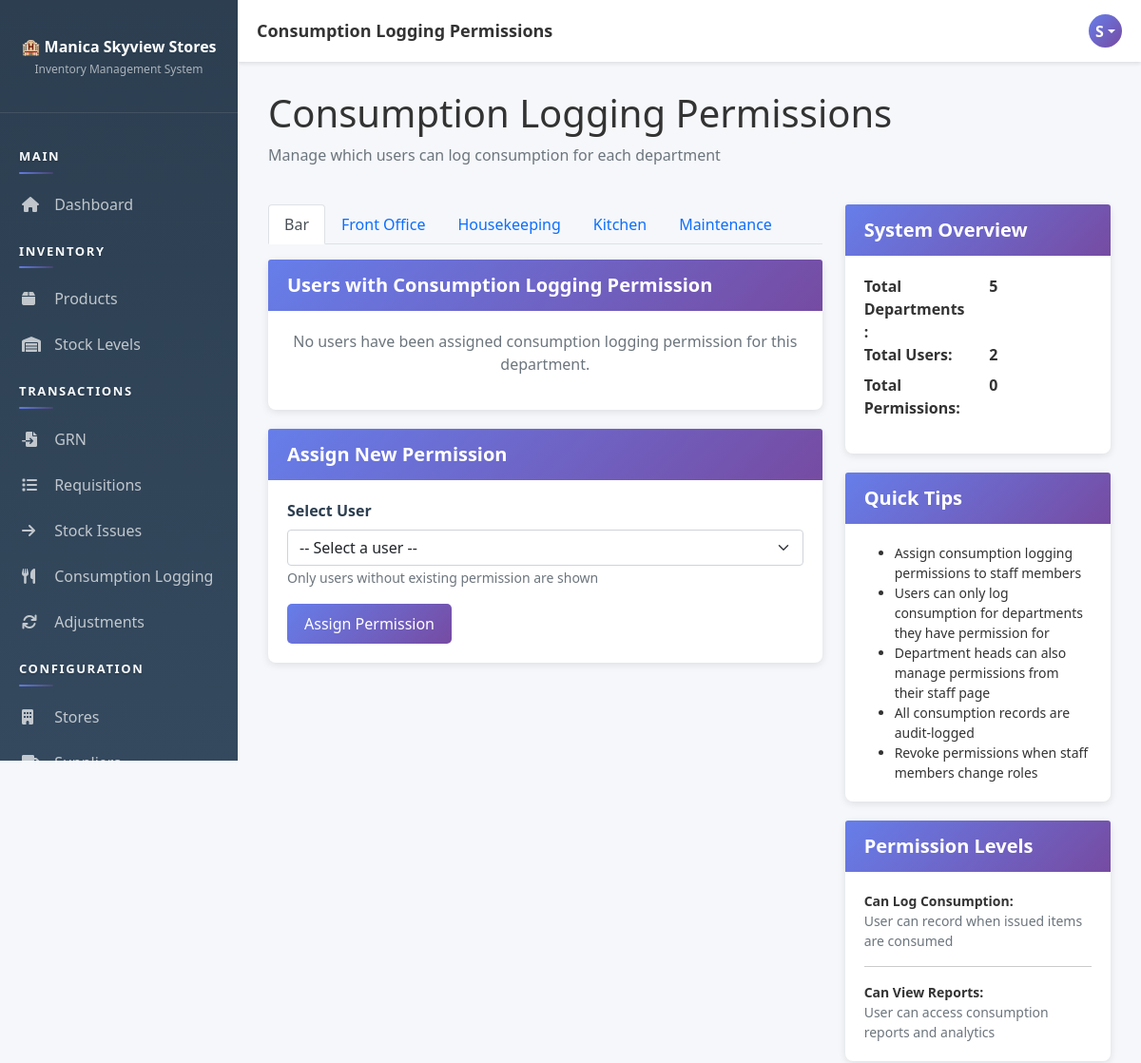
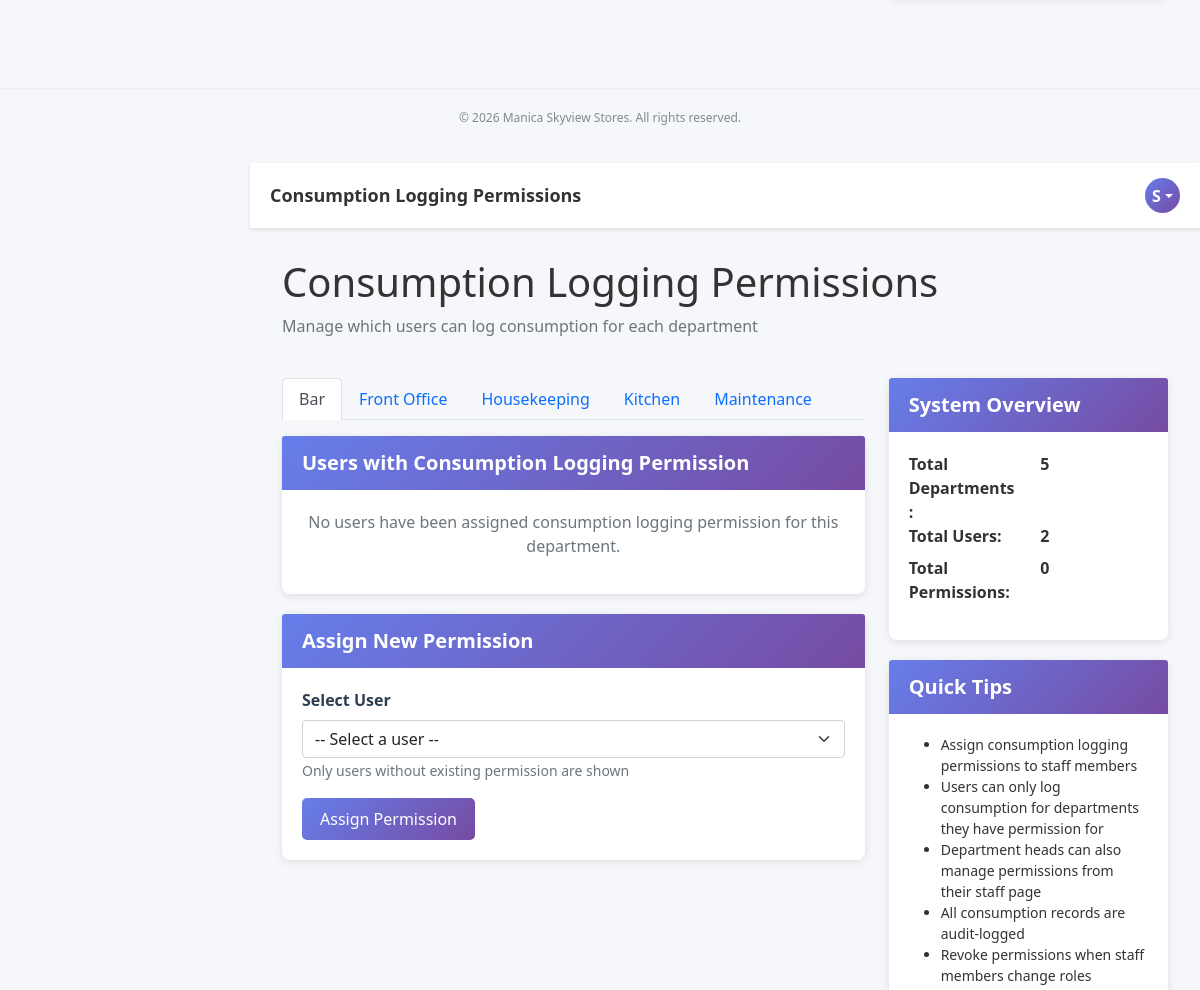
/pages/settings/consumption-permissions.php (signed in, upper part), run on an earlier commit of the app's database (2 pictures, top to bottom).
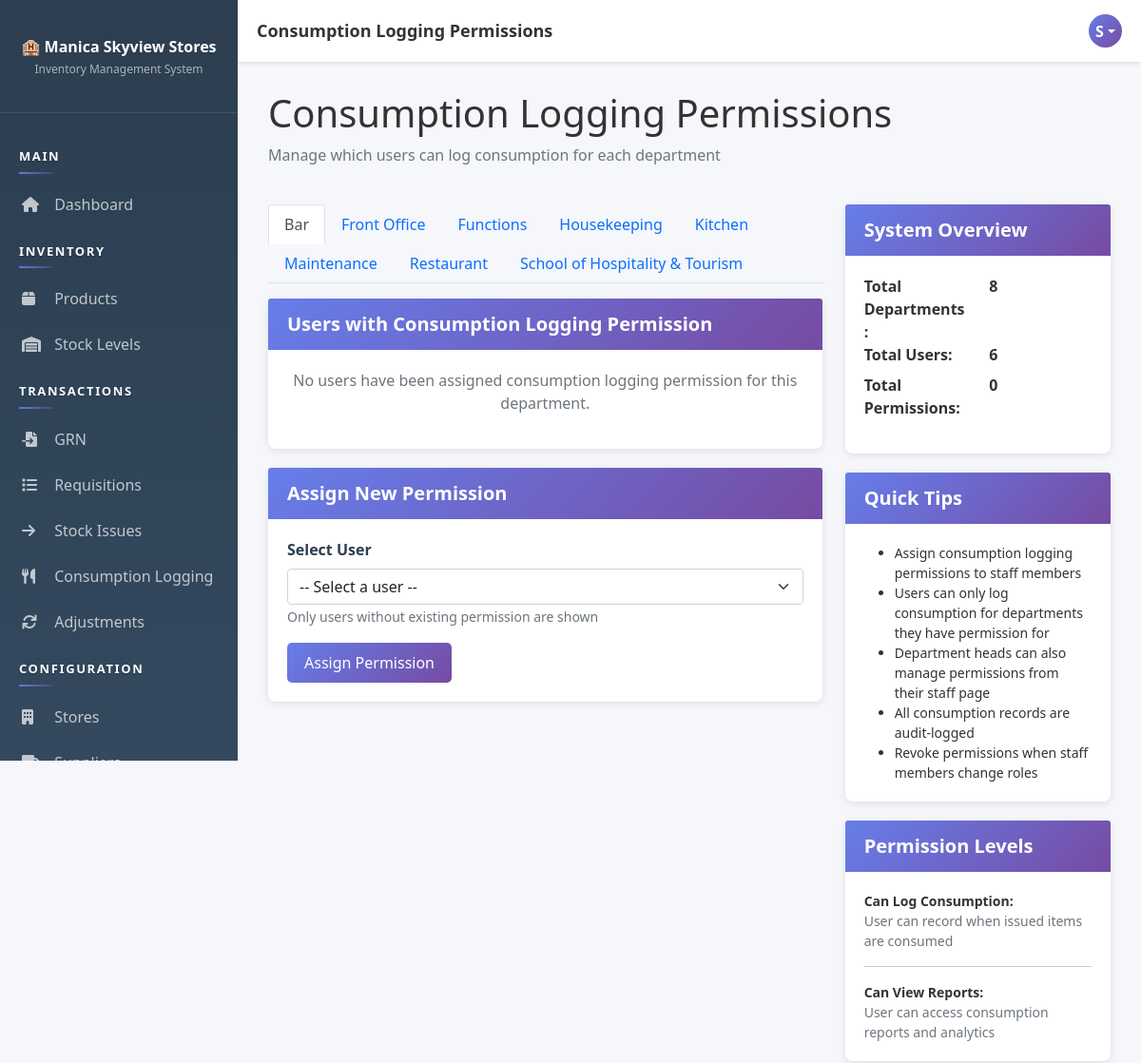
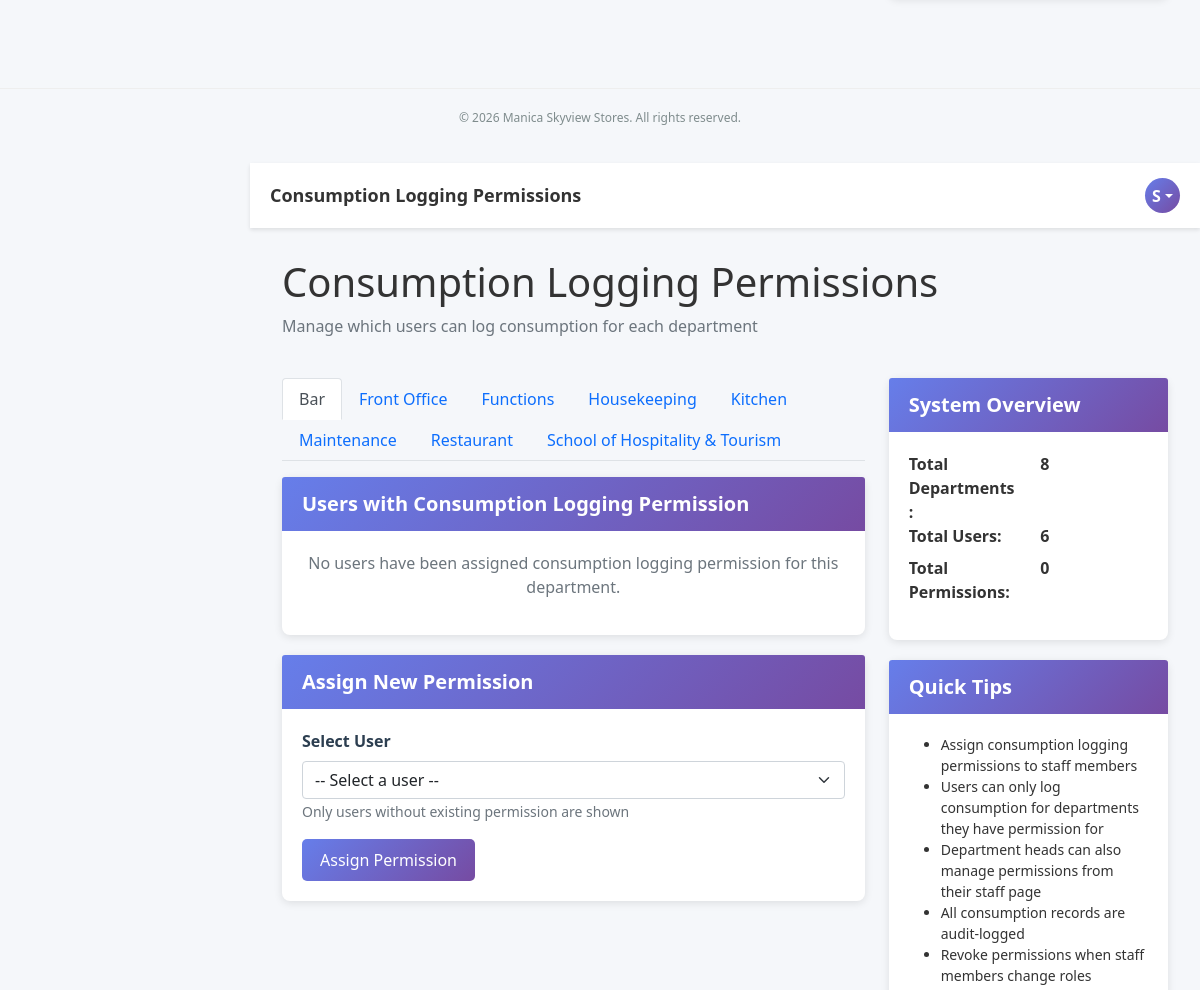
And on a later commit of the database (2 pictures, top to bottom).
### tables this page shows
CREATE TABLE `departments` (
  `dept_id` int(11) NOT NULL AUTO_INCREMENT,
  `dept_name` varchar(100) NOT NULL,
  `dept_code` varchar(20) NOT NULL,
  `head_user_id` int(11) DEFAULT NULL,
  `status` enum('active','inactive') DEFAULT 'active',
  `monthly_budget` decimal(12,2) NOT NULL DEFAULT 0.00,
  `weekly_budget` decimal(12,2) NOT NULL DEFAULT 0.00,
  `created_at` timestamp NOT NULL DEFAULT current_timestamp(),
  PRIMARY KEY (`dept_id`),
  UNIQUE KEY `dept_code` (`dept_code`),
  KEY `head_user_id` (`head_user_id`),
  CONSTRAINT `departments_ibfk_1` FOREIGN KEY (`head_user_id`) REFERENCES `users` (`user_id`)
);

### app/bootstrap.php (called while the page is built, shortened)
<?php
function autoload($class) {
    $paths = [
        __DIR__ . '/helpers/' . $class . '.php',
        __DIR__ . '/models/' . $class . '.php',
        __DIR__ . '/controllers/' . $class . '.php'
    ];
    foreach ($paths as $path) {
        if (file_exists($path)) {
            return;
        }
    }
}

### app/helpers/Database.php (called while the page is built, shortened)
<?php
class Database {
    private static $instance = null;
    private $connection = null;
    private function __construct() {
        try {
            $this->connection = new mysqli(DB_HOST, DB_USER, DB_PASS, DB_NAME);
            $this->connection->set_charset('utf8mb4');
        } catch (Exception $e) {
            die('Error: ' . $e->getMessage());
        }
    }
    public static function getInstance() {
        if (self::$instance === null) {
            self::$instance = new Database();
        }
        return self::$instance;
    }
    public function getConnection() {
        return $this->connection;
    }
}

### app/models/Model.php (called while the page is built, shortened)
<?php
class Model {
    public function __construct() {
        $this->db = Database::getInstance()->getConnection();
    }
}

### app/models/Consumption.php (called while the page is built, shortened)
<?php
class Consumption extends Model {
    public function getPermissionedUsersForDepartment($departmentId) {
        $sql = "SELECT cp.*, u.full_name, u.username, r.role_name
                FROM consumption_permissions cp
                JOIN users u ON cp.user_id = u.user_id
                JOIN roles r ON u.role_id = r.role_id
                WHERE cp.department_id = ? AND cp.status = 'active'
                ORDER BY u.full_name ASC";
        $stmt = $this->db->prepare($sql);
        $stmt->bind_param('i', $departmentId);
        $stmt->execute();
        return $stmt->get_result()->fetch_all(MYSQLI_ASSOC);
    }
}
?>

### pages/settings/consumption-permissions.php (the view, shortened to what the changed rows need)
<?php
require_once __DIR__ . '/../../app/bootstrap.php';
$consumption = new Consumption();
$tableError = false;
$db = Database::getInstance()->getConnection();
$deptSql = "SELECT dept_id, dept_name FROM departments WHERE status = 'active' ORDER BY dept_name ASC";
$departments = $db->query($deptSql)->fetch_all(MYSQLI_ASSOC);
$userSql = "SELECT u.user_id, u.full_name, u.username, r.role_name
            FROM users u
            JOIN roles r ON u.role_id = r.role_id
            WHERE u.status = 'active'
            ORDER BY u.full_name ASC";
$users = $db->query($userSql)->fetch_all(MYSQLI_ASSOC);
$pageTitle = 'Consumption Logging Permissions';
?>
<?php include __DIR__ . '/../../app/views/layout-header.php'; ?>
<div class="container-fluid">
    <div class="row mb-4">
        <div class="col">
            <h1><?php echo $pageTitle; ?></h1>
        </div>
    </div>
    <?php if ($tableError): ?>
        <div class="card border-danger">
            <div class="card-header bg-danger text-white">
                <h5 class="mb-0">⚠️ Setup Required</h5>
            </div>
            <div class="card-body">
                <p>The consumption tracking feature requires database tables that have not been created yet.</p>
                <h6>Steps to enable:</h6>
                <ol>
                    <li>Make a backup of your database</li>
                    <li>Run the updated <code>database/schema.sql</code> file</li>
                    <li>Refresh this page</li>
                </ol>
                <p class="mb-0"><small class="text-muted">The schema update includes the <code>consumption_permissions</code> and <code>consumption_records</code> tables.</small></p>
            </div>
        </div>
    <?php else: ?>
    <div class="row">
        <div class="col-lg-8">
            <ul class="nav nav-tabs mb-3" role="tablist">
                <?php foreach ($departments as $idx => $dept): ?>
                    <li class="nav-item" role="presentation">
                        <button class="nav-link <?php echo $idx === 0 ? 'active' : ''; ?>"
                                id="dept-tab-<?php echo (int)$dept['dept_id']; ?>"
                                data-bs-toggle="tab"
                                data-bs-target="#dept-panel-<?php echo (int)$dept['dept_id']; ?>"
                                type="button">
                            <?php echo htmlspecialchars($dept['dept_name']); ?>
                        </button>
                    </li>
                <?php endforeach; ?>
            </ul>
            <div class="tab-content">
                <?php foreach ($departments as $idx => $dept):
                    $permissionedUsers = $consumption->getPermissionedUsersForDepartment((int)$dept['dept_id']);
                ?>
                    <div class="tab-pane fade <?php echo $idx === 0 ? 'show active' : ''; ?>"
                         id="dept-panel-<?php echo (int)$dept['dept_id']; ?>"
                         role="tabpanel">
                        <div class="card">
                            <div class="card-header">
                                <h5 class="mb-0">Users with Consumption Logging Permission</h5>
                            </div>
                            <?php if (empty($permissionedUsers)): ?>
                                <div class="card-body text-center text-muted">
                                    <p>No users have been assigned consumption logging permission for this department.</p>
                                </div>
                            <?php endif; ?>
                        </div>
                        <div class="card mt-3">
                            <div class="card-header">
                                <h5 class="mb-0">Assign New Permission</h5>
                            </div>
                            <div class="card-body">
                                <form method="POST">
                                    <div class="mb-3">
                                        <label for="user-select-<?php echo (int)$dept['dept_id']; ?>" class="form-label">Select User</label>
                                        <select name="user_id" id="user-select-<?php echo (int)$dept['dept_id']; ?>" class="form-select" required>
                                            <option value="">-- Select a user --</option>
                                        </select>
                                        <small class="text-muted">Only users without existing permission are shown</small>
                                    </div>
                                    <button type="submit" class="btn btn-primary">Assign Permission</button>
                                </form>
                            </div>
                        </div>
                    </div>
                <?php endforeach; ?>
            </div>
        </div>
        <div class="col-lg-4">
            <div class="card">
                <div class="card-header">
                    <h5 class="mb-0">System Overview</h5>
                </div>
                <div class="card-body">
                    <dl class="row">
                        <dt class="col-sm-6">Total Departments:</dt>
                        <dd class="col-sm-6"><strong><?php echo count($departments); ?></strong></dd>
                        <dt class="col-sm-6">Total Users:</dt>
                        <dd class="col-sm-6"><strong><?php echo count($users); ?></strong></dd>
                        <dt class="col-sm-6">Total Permissions:</dt>
                        <dd class="col-sm-6">
                            <strong>
                                <?php
                                $totalPerms = 0;
                                foreach ($departments as $d) {
                                    $totalPerms += count($consumption->getPermissionedUsersForDepartment((int)$d['dept_id']));
                                }
                                echo $totalPerms;
                                ?>
                            </strong>
                        </dd>
                    </dl>
                </div>
            </div>
            <div class="card mt-3">
                <div class="card-header">
                    <h5 class="mb-0">Quick Tips</h5>
                </div>
                <div class="card-body small">
                    <ul class="mb-0">
                        <li>Assign consumption logging permissions to staff members</li>
                        <li>Users can only log consumption for departments they have permission for</li>
                        <li>Department heads can also manage permissions from their staff page</li>
                        <li>All consumption records are audit-logged</li>
                        <li>Revoke permissions when staff members change roles</li>
                    </ul>
                </div>
            </div>
            <div class="card mt-3">
                <div class="card-header">
                    <h5 class="mb-0">Permission Levels</h5>
                </div>
                <div class="card-body small">
                    <div class="mb-2">
                        <strong>Can Log Consumption:</strong>
                        <p class="text-muted mb-0">User can record when issued items are consumed</p>
                    </div>
                    <hr>
                    <div>
                        <strong>Can View Reports:</strong>
                        <p class="text-muted mb-0">User can access consumption reports and analytics</p>
                    </div>
                </div>
            </div>
        </div>
    </div>
    <?php endif; ?>
</div>
<?php include __DIR__ . '/../../app/views/layout-footer.php'; ?>
<?php include __DIR__ . '/../../app/views/layout-header.php'; ?>
<div class="container-fluid">
    <div class="row mb-4">
        <div class="col">
            <h1><?php echo $pageTitle; ?></h1>
        </div>
    </div>
    <div class="row">
        <div class="col-lg-8">
            <ul class="nav nav-tabs mb-3" role="tablist">
                <?php foreach ($departments as $idx => $dept): ?>
                    <li class="nav-item" role="presentation">
                        <button class="nav-link <?php echo $idx === 0 ? 'active' : ''; ?>"
                                id="dept-tab-<?php echo (int)$dept['dept_id']; ?>"
                                data-bs-toggle="tab"
                                data-bs-target="#dept-panel-<?php echo (int)$dept['dept_id']; ?>"
                                type="button">
                            <?php echo htmlspecialchars($dept['dept_name']); ?>
                        </button>
                    </li>
                <?php endforeach; ?>
            </ul>
            <div class="tab-content">
                <?php foreach ($departments as $idx => $dept):
                    $permissionedUsers = $consumption->getPermissionedUsersForDepartment((int)$dept['dept_id']);
                ?>
                    <div class="tab-pane fade <?php echo $idx === 0 ? 'show active' : ''; ?>"
                         id="dept-panel-<?php echo (int)$dept['dept_id']; ?>"
                         role="tabpanel">
                        <div class="card">
                            <div class="card-header">
                                <h5 class="mb-0">Users with Consumption Logging Permission</h5>
                            </div>
                            <?php if (empty($permissionedUsers)): ?>
                                <div class="card-body text-center text-muted">
                                    <p>No users have been assigned consumption logging permission for this department.</p>
                                </div>
                            <?php endif; ?>
                        </div>
                        <div class="card mt-3">
                            <div class="card-header">
                                <h5 class="mb-0">Assign New Permission</h5>
                            </div>
                            <div class="card-body">
                                <form method="POST">
                                    <div class="mb-3">
                                        <label for="user-select-<?php echo (int)$dept['dept_id']; ?>" class="form-label">Select User</label>
                                        <select name="user_id" id="user-select-<?php echo (int)$dept['dept_id']; ?>" class="form-select" required>
                                            <option value="">-- Select a user --</option>
                                        </select>
                                        <small class="text-muted">Only users without existing permission are shown</small>
                                    </div>
                                    <button type="submit" class="btn btn-primary">Assign Permission</button>
                                </form>
                            </div>
                        </div>
                    </div>
                <?php endforeach; ?>
            </div>
        </div>
        <div class="col-lg-4">
            <div class="card">
                <div class="card-body">
                    <dl class="row">
                        <dd class="col-sm-6"><strong><?php echo count($departments); ?></strong></dd>
                        <dd class="col-sm-6"><strong><?php echo count($users); ?></strong></dd>
                    </dl>
                </div>
            </div>
        </div>
    </div>
</div>
<?php include __DIR__ . '/../../app/views/layout-footer.php'; ?>

What changed in the data, as far as the page shows it:
added departments: dept_name "Functions"
added departments: dept_name "Restaurant"
added departments: dept_name "School of Hospitality & Tourism"
Also different on the page:
count($departments): "5" → "8"
count($users): "2" → "6"
